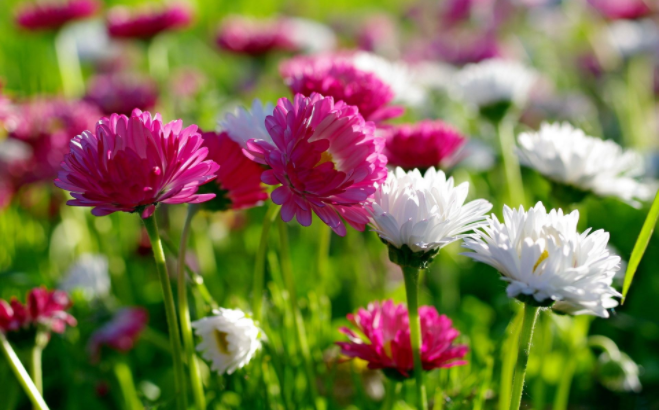
#> input picture opencv-learning/datas/f1.png, 659 x 410 px, found by its file name
$ python 01-black-white-sketch.py   (older library calls are emulated)
#> lines starting #> are read from the running program, lines starting #| are printed output that depends on the picture
# -*- coding: utf-8 -*-
import cv2

img = cv2.imread('../datas/f1.png')
#> img is the input picture: shape (410, 659, 3); mean B, G, R 74.8, 113, 124.3

gray = cv2.cvtColor(img,cv2.COLOR_RGB2GRAY)
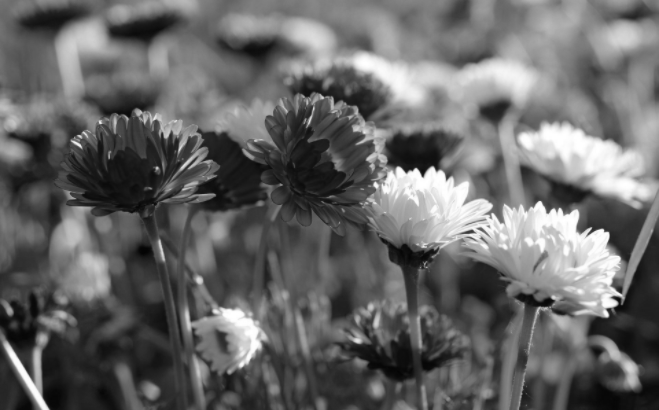
#> gray: shape (410, 659); min 3, max 255, mean 102.9

BLUR_SIZE = 7
blur = cv2.medianBlur(gray,BLUR_SIZE)
LP_FILTER_SIZE = 5

edges = cv2.Laplacian(blur,cv2.CV_8UC1,LP_FILTER_SIZE)
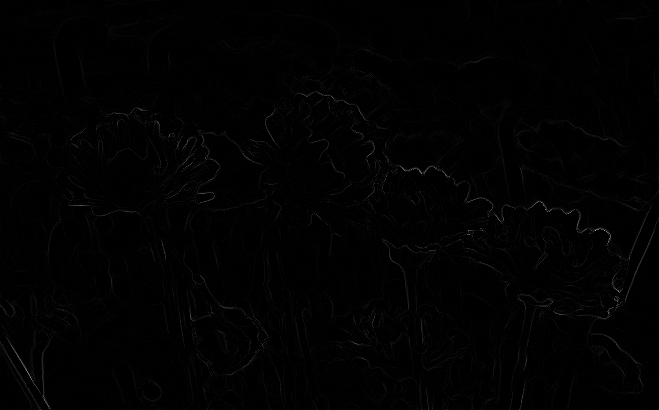
#> edges: shape (410, 659); min 0, max 168, mean 1.7
#mask = gray.copy()
_,mask = cv2.threshold(edges,8,255,cv2.THRESH_BINARY_INV)
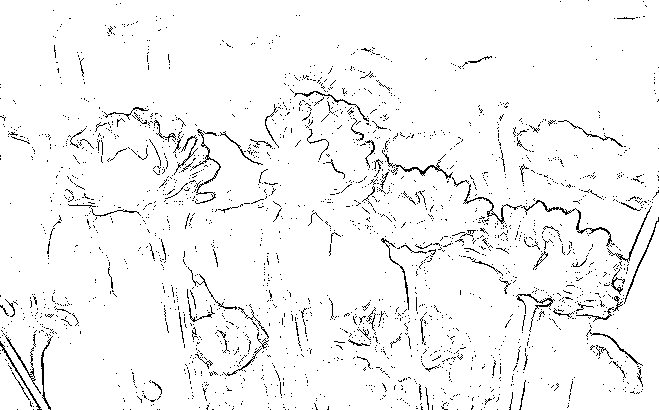
#> mask: shape (410, 659); 96% white; black in thin lines or dots

cv2.imshow("SRC",img)
cv2.imshow("DST",mask)

cv2.waitKey()
cv2.destroyAllWindows()
